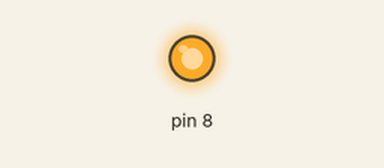
Simulated run of this sketch. Board: Arduino Uno, built with avr-gcc and run on an emulated ATmega328P. Parts: output pins drawn as LEDs (lit = HIGH).

Above: at 0.2 s.
At 11.0 s:
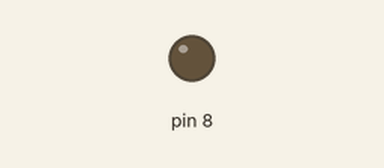
Timing chart, 0 to 15.6 s (numbered marks = the images above):
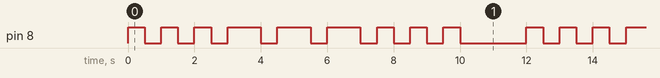

The sketch:

morse_code_sos.ino
```cpp
void dash() {
    digitalWrite(8, HIGH);
    delay(1000);
    digitalWrite(8, LOW);
    delay(500);
  }
  void dot() {
    digitalWrite(8, HIGH);
    delay(500);
    digitalWrite(8, LOW);
    delay(500);
  }
void setup() {
  pinMode (8, OUTPUT);
  }

void loop() {
  dot();
  dot();
  dot();
  dash();
  dash();
  dash();
  dot();
  dot();
  dot();
  delay(1500);
}
```

Measured:
- by itself, pin 8: repeats every 12.0 s: 2 × (LOW 0.50 s, HIGH 0.50 s), 3 × (LOW 0.50 s, HIGH 1.0 s), 3 × (LOW 0.50 s, HIGH 0.50 s), LOW 2.0 s, HIGH 0.50 s
- by itself, everything shown: repeats every 12.0 s, in 18 steps
